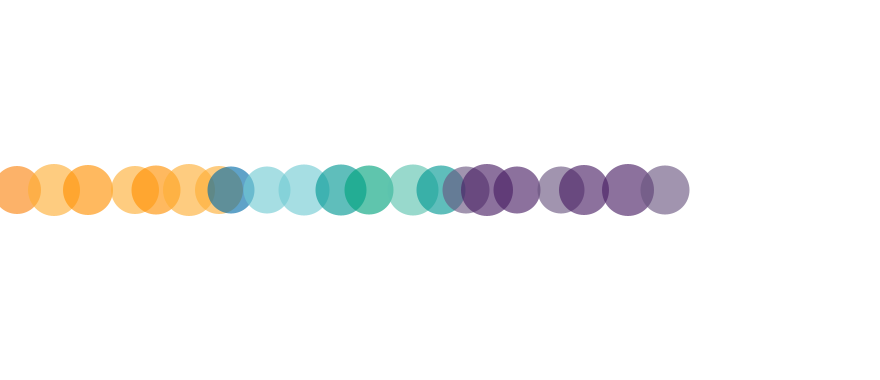
Frame 1 (no input)
Frame 60 (the mouse pressed at the canvas centre just before this capture): identical to frame 1, image omitted
Frame 120 (the mouse held since frame 60 and released just before this capture): identical to frame 1, image omitted

The Processing sketch that drew this single still picture (run headless with seeded random() and noise(); from frame 60 on, the mouse is pressed at the canvas centre):

// Processing sketch: processing_94589
// ── processing_94589.pde

/*

#FEAE35 254, 174, 53
#FF9000 255, 144, 0
#FB8410 251, 132, 16 
#F0522B 240, 82, 43

#69547F 105, 84, 127 
#471D63 71, 29, 99

#71CBD3 113, 203, 211 
#009792 0, 151, 146
#006AA8
#D3EBDB
#5BC2AD
#00A27D

#121212
#515A5F

*/

color[] oranges = {#feae35,#ff9000,#fb8410,#f0522b};
color[] greens =  {#71cbd3,#009792,#006aa8,#d3ebdb,#5bc2ad,#00a27d};
color[] violets = {#69547f,#471d63};

color[][] c = {oranges,greens, violets};
int[] clength = {oranges.length, greens.length, violets.length} ;

int counter;

void setup() {  //setup function called initially, only once
  size(880, 380) ;
  background(255) ;  //set background white
  colorMode(RGB) ;   
  counter = 0 ;
}

void draw() {  //draw function loops 
  counter++ ;
  noStroke() ;
  if(counter < 2 ) {
      int currentX = 0 ;
      int paddingLeft = 10 ;
      for( int i = 0; i < 21; i++)
      {
          int j = (i-i%7)/7 ;
          int colorCount = clength[j] ;
          int randomColor = int(random(colorCount)) ;
          fill(c[j][randomColor], 160) ;
          int r = int(random(17,23)) ;
          //r = 20 ;
          int diameter = 30+r ; // [40,70]
          currentX += diameter ;
          int maxOverlap = diameter-5 ;
          currentX -= random(maxOverlap) ;
          ellipse( paddingLeft + currentX, 
                   height/2, 
                   diameter, 
                   diameter) ;
/*                   
          ellipse( 50 + (random(10)+30)*i, 
                   height/2, 
                   30+r, 
                   30+r) ;
                   */
      }
    }
}
